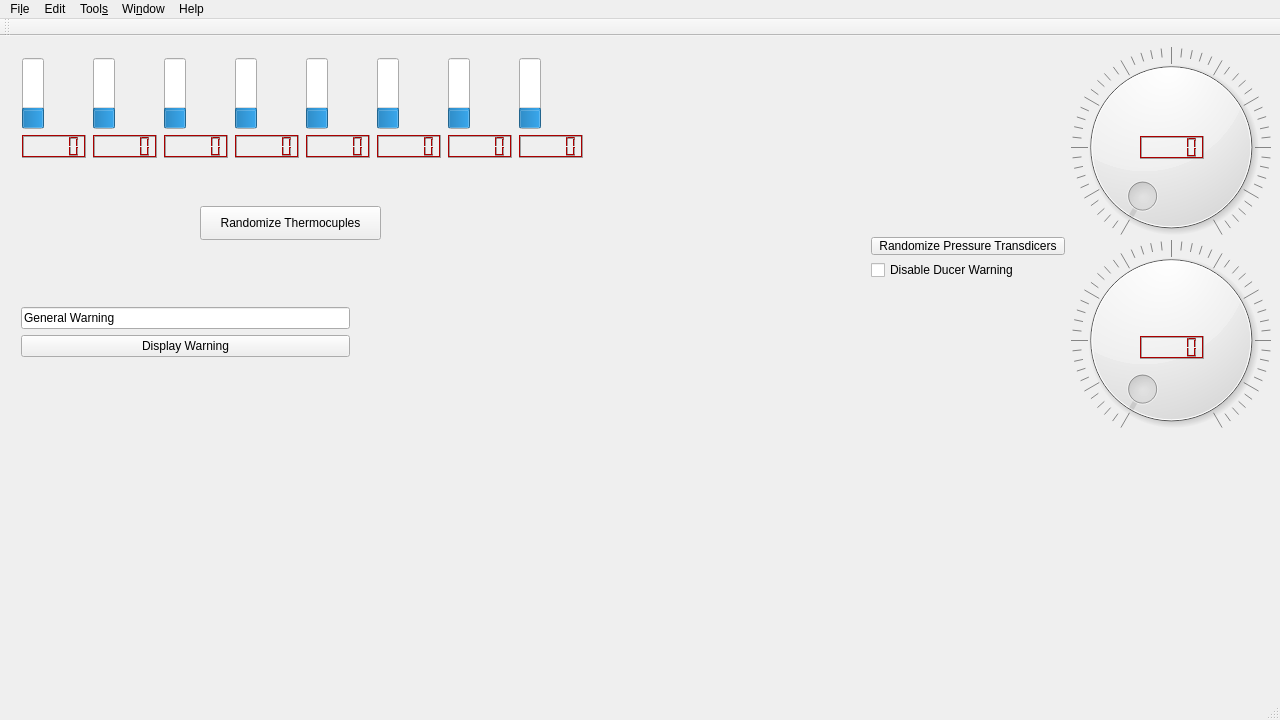
<?xml version="1.0" encoding="UTF-8"?>
<ui version="4.0">
 <class>mainwindow</class>
 <widget class="QMainWindow" name="mainwindow">
  <property name="geometry">
   <rect>
    <x>0</x>
    <y>0</y>
    <width>1280</width>
    <height>720</height>
   </rect>
  </property>
  <property name="windowTitle">
   <string>Lady Elizabeth Control Software</string>
  </property>
  <widget class="QWidget" name="centralWidget">
   <widget class="QPushButton" name="rand_thermo">
    <property name="geometry">
     <rect>
      <x>200</x>
      <y>170</y>
      <width>181</width>
      <height>34</height>
     </rect>
    </property>
    <property name="text">
     <string>Randomize Thermocuples</string>
    </property>
   </widget>
   <widget class="QWidget" name="layoutWidget">
    <property name="geometry">
     <rect>
      <x>10</x>
      <y>11</y>
      <width>588</width>
      <height>122</height>
     </rect>
    </property>
    <layout class="QGridLayout" name="thermos">
     <item row="1" column="1">
      <widget class="QLCDNumber" name="thermo2lcd">
       <property name="palette">
        <palette>
         <active>
          <colorrole role="WindowText">
           <brush brushstyle="SolidPattern">
            <color alpha="255">
             <red>170</red>
             <green>0</green>
             <blue>0</blue>
            </color>
           </brush>
          </colorrole>
          <colorrole role="Light">
           <brush brushstyle="SolidPattern">
            <color alpha="255">
             <red>170</red>
             <green>0</green>
             <blue>0</blue>
            </color>
           </brush>
          </colorrole>
          <colorrole role="Text">
           <brush brushstyle="SolidPattern">
            <color alpha="255">
             <red>255</red>
             <green>0</green>
             <blue>0</blue>
            </color>
           </brush>
          </colorrole>
          <colorrole role="ButtonText">
           <brush brushstyle="SolidPattern">
            <color alpha="255">
             <red>170</red>
             <green>0</green>
             <blue>0</blue>
            </color>
           </brush>
          </colorrole>
         </active>
         <inactive>
          <colorrole role="WindowText">
           <brush brushstyle="SolidPattern">
            <color alpha="255">
             <red>170</red>
             <green>0</green>
             <blue>0</blue>
            </color>
           </brush>
          </colorrole>
          <colorrole role="Light">
           <brush brushstyle="SolidPattern">
            <color alpha="255">
             <red>170</red>
             <green>0</green>
             <blue>0</blue>
            </color>
           </brush>
          </colorrole>
          <colorrole role="Text">
           <brush brushstyle="SolidPattern">
            <color alpha="255">
             <red>255</red>
             <green>0</green>
             <blue>0</blue>
            </color>
           </brush>
          </colorrole>
          <colorrole role="ButtonText">
           <brush brushstyle="SolidPattern">
            <color alpha="255">
             <red>170</red>
             <green>0</green>
             <blue>0</blue>
            </color>
           </brush>
          </colorrole>
         </inactive>
         <disabled>
          <colorrole role="WindowText">
           <brush brushstyle="SolidPattern">
            <color alpha="255">
             <red>56</red>
             <green>59</green>
             <blue>66</blue>
            </color>
           </brush>
          </colorrole>
          <colorrole role="Light">
           <brush brushstyle="SolidPattern">
            <color alpha="255">
             <red>170</red>
             <green>0</green>
             <blue>0</blue>
            </color>
           </brush>
          </colorrole>
          <colorrole role="Text">
           <brush brushstyle="SolidPattern">
            <color alpha="255">
             <red>48</red>
             <green>51</green>
             <blue>58</blue>
            </color>
           </brush>
          </colorrole>
          <colorrole role="ButtonText">
           <brush brushstyle="SolidPattern">
            <color alpha="255">
             <red>49</red>
             <green>54</green>
             <blue>67</blue>
            </color>
           </brush>
          </colorrole>
         </disabled>
        </palette>
       </property>
      </widget>
     </item>
     <item row="1" column="6">
      <widget class="QLCDNumber" name="thermo7lcd">
       <property name="palette">
        <palette>
         <active>
          <colorrole role="WindowText">
           <brush brushstyle="SolidPattern">
            <color alpha="255">
             <red>170</red>
             <green>0</green>
             <blue>0</blue>
            </color>
           </brush>
          </colorrole>
          <colorrole role="Light">
           <brush brushstyle="SolidPattern">
            <color alpha="255">
             <red>170</red>
             <green>0</green>
             <blue>0</blue>
            </color>
           </brush>
          </colorrole>
          <colorrole role="Text">
           <brush brushstyle="SolidPattern">
            <color alpha="255">
             <red>255</red>
             <green>0</green>
             <blue>0</blue>
            </color>
           </brush>
          </colorrole>
          <colorrole role="ButtonText">
           <brush brushstyle="SolidPattern">
            <color alpha="255">
             <red>170</red>
             <green>0</green>
             <blue>0</blue>
            </color>
           </brush>
          </colorrole>
         </active>
         <inactive>
          <colorrole role="WindowText">
           <brush brushstyle="SolidPattern">
            <color alpha="255">
             <red>170</red>
             <green>0</green>
             <blue>0</blue>
            </color>
           </brush>
          </colorrole>
          <colorrole role="Light">
           <brush brushstyle="SolidPattern">
            <color alpha="255">
             <red>170</red>
             <green>0</green>
             <blue>0</blue>
            </color>
           </brush>
          </colorrole>
          <colorrole role="Text">
           <brush brushstyle="SolidPattern">
            <color alpha="255">
             <red>255</red>
             <green>0</green>
             <blue>0</blue>
            </color>
           </brush>
          </colorrole>
          <colorrole role="ButtonText">
           <brush brushstyle="SolidPattern">
            <color alpha="255">
             <red>170</red>
             <green>0</green>
             <blue>0</blue>
            </color>
           </brush>
          </colorrole>
         </inactive>
         <disabled>
          <colorrole role="WindowText">
           <brush brushstyle="SolidPattern">
            <color alpha="255">
             <red>56</red>
             <green>59</green>
             <blue>66</blue>
            </color>
           </brush>
          </colorrole>
          <colorrole role="Light">
           <brush brushstyle="SolidPattern">
            <color alpha="255">
             <red>170</red>
             <green>0</green>
             <blue>0</blue>
            </color>
           </brush>
          </colorrole>
          <colorrole role="Text">
           <brush brushstyle="SolidPattern">
            <color alpha="255">
             <red>48</red>
             <green>51</green>
             <blue>58</blue>
            </color>
           </brush>
          </colorrole>
          <colorrole role="ButtonText">
           <brush brushstyle="SolidPattern">
            <color alpha="255">
             <red>49</red>
             <green>54</green>
             <blue>67</blue>
            </color>
           </brush>
          </colorrole>
         </disabled>
        </palette>
       </property>
      </widget>
     </item>
     <item row="1" column="3">
      <widget class="QLCDNumber" name="thermo4lcd">
       <property name="palette">
        <palette>
         <active>
          <colorrole role="WindowText">
           <brush brushstyle="SolidPattern">
            <color alpha="255">
             <red>170</red>
             <green>0</green>
             <blue>0</blue>
            </color>
           </brush>
          </colorrole>
          <colorrole role="Light">
           <brush brushstyle="SolidPattern">
            <color alpha="255">
             <red>170</red>
             <green>0</green>
             <blue>0</blue>
            </color>
           </brush>
          </colorrole>
          <colorrole role="Text">
           <brush brushstyle="SolidPattern">
            <color alpha="255">
             <red>255</red>
             <green>0</green>
             <blue>0</blue>
            </color>
           </brush>
          </colorrole>
          <colorrole role="ButtonText">
           <brush brushstyle="SolidPattern">
            <color alpha="255">
             <red>170</red>
             <green>0</green>
             <blue>0</blue>
            </color>
           </brush>
          </colorrole>
         </active>
         <inactive>
          <colorrole role="WindowText">
           <brush brushstyle="SolidPattern">
            <color alpha="255">
             <red>170</red>
             <green>0</green>
             <blue>0</blue>
            </color>
           </brush>
          </colorrole>
          <colorrole role="Light">
           <brush brushstyle="SolidPattern">
            <color alpha="255">
             <red>170</red>
             <green>0</green>
             <blue>0</blue>
            </color>
           </brush>
          </colorrole>
          <colorrole role="Text">
           <brush brushstyle="SolidPattern">
            <color alpha="255">
             <red>255</red>
             <green>0</green>
             <blue>0</blue>
            </color>
           </brush>
          </colorrole>
          <colorrole role="ButtonText">
           <brush brushstyle="SolidPattern">
            <color alpha="255">
             <red>170</red>
             <green>0</green>
             <blue>0</blue>
            </color>
           </brush>
          </colorrole>
         </inactive>
         <disabled>
          <colorrole role="WindowText">
           <brush brushstyle="SolidPattern">
            <color alpha="255">
             <red>56</red>
             <green>59</green>
             <blue>66</blue>
            </color>
           </brush>
          </colorrole>
          <colorrole role="Light">
           <brush brushstyle="SolidPattern">
            <color alpha="255">
             <red>170</red>
             <green>0</green>
             <blue>0</blue>
            </color>
           </brush>
          </colorrole>
          <colorrole role="Text">
           <brush brushstyle="SolidPattern">
            <color alpha="255">
             <red>48</red>
             <green>51</green>
             <blue>58</blue>
            </color>
           </brush>
          </colorrole>
          <colorrole role="ButtonText">
           <brush brushstyle="SolidPattern">
            <color alpha="255">
             <red>49</red>
             <green>54</green>
             <blue>67</blue>
            </color>
           </brush>
          </colorrole>
         </disabled>
        </palette>
       </property>
      </widget>
     </item>
     <item row="1" column="4">
      <widget class="QLCDNumber" name="thermo5lcd">
       <property name="palette">
        <palette>
         <active>
          <colorrole role="WindowText">
           <brush brushstyle="SolidPattern">
            <color alpha="255">
             <red>170</red>
             <green>0</green>
             <blue>0</blue>
            </color>
           </brush>
          </colorrole>
          <colorrole role="Light">
           <brush brushstyle="SolidPattern">
            <color alpha="255">
             <red>170</red>
             <green>0</green>
             <blue>0</blue>
            </color>
           </brush>
          </colorrole>
          <colorrole role="Text">
           <brush brushstyle="SolidPattern">
            <color alpha="255">
             <red>255</red>
             <green>0</green>
             <blue>0</blue>
            </color>
           </brush>
          </colorrole>
          <colorrole role="ButtonText">
           <brush brushstyle="SolidPattern">
            <color alpha="255">
             <red>170</red>
             <green>0</green>
             <blue>0</blue>
            </color>
           </brush>
          </colorrole>
         </active>
         <inactive>
          <colorrole role="WindowText">
           <brush brushstyle="SolidPattern">
            <color alpha="255">
             <red>170</red>
             <green>0</green>
             <blue>0</blue>
            </color>
           </brush>
          </colorrole>
          <colorrole role="Light">
           <brush brushstyle="SolidPattern">
            <color alpha="255">
             <red>170</red>
             <green>0</green>
             <blue>0</blue>
            </color>
           </brush>
          </colorrole>
          <colorrole role="Text">
           <brush brushstyle="SolidPattern">
            <color alpha="255">
             <red>255</red>
             <green>0</green>
             <blue>0</blue>
            </color>
           </brush>
          </colorrole>
          <colorrole role="ButtonText">
           <brush brushstyle="SolidPattern">
            <color alpha="255">
             <red>170</red>
             <green>0</green>
             <blue>0</blue>
            </color>
           </brush>
          </colorrole>
         </inactive>
         <disabled>
          <colorrole role="WindowText">
           <brush brushstyle="SolidPattern">
            <color alpha="255">
             <red>56</red>
             <green>59</green>
             <blue>66</blue>
            </color>
           </brush>
          </colorrole>
          <colorrole role="Light">
           <brush brushstyle="SolidPattern">
            <color alpha="255">
             <red>170</red>
             <green>0</green>
             <blue>0</blue>
            </color>
           </brush>
          </colorrole>
          <colorrole role="Text">
           <brush brushstyle="SolidPattern">
            <color alpha="255">
             <red>48</red>
             <green>51</green>
             <blue>58</blue>
            </color>
           </brush>
          </colorrole>
          <colorrole role="ButtonText">
           <brush brushstyle="SolidPattern">
            <color alpha="255">
             <red>49</red>
             <green>54</green>
             <blue>67</blue>
            </color>
           </brush>
          </colorrole>
         </disabled>
        </palette>
       </property>
      </widget>
     </item>
     <item row="1" column="0">
      <widget class="QLCDNumber" name="thermo1lcd">
       <property name="palette">
        <palette>
         <active>
          <colorrole role="WindowText">
           <brush brushstyle="SolidPattern">
            <color alpha="255">
             <red>170</red>
             <green>0</green>
             <blue>0</blue>
            </color>
           </brush>
          </colorrole>
          <colorrole role="Light">
           <brush brushstyle="SolidPattern">
            <color alpha="255">
             <red>170</red>
             <green>0</green>
             <blue>0</blue>
            </color>
           </brush>
          </colorrole>
          <colorrole role="Text">
           <brush brushstyle="SolidPattern">
            <color alpha="255">
             <red>255</red>
             <green>0</green>
             <blue>0</blue>
            </color>
           </brush>
          </colorrole>
          <colorrole role="ButtonText">
           <brush brushstyle="SolidPattern">
            <color alpha="255">
             <red>170</red>
             <green>0</green>
             <blue>0</blue>
            </color>
           </brush>
          </colorrole>
         </active>
         <inactive>
          <colorrole role="WindowText">
           <brush brushstyle="SolidPattern">
            <color alpha="255">
             <red>170</red>
             <green>0</green>
             <blue>0</blue>
            </color>
           </brush>
          </colorrole>
          <colorrole role="Light">
           <brush brushstyle="SolidPattern">
            <color alpha="255">
             <red>170</red>
             <green>0</green>
             <blue>0</blue>
            </color>
           </brush>
          </colorrole>
          <colorrole role="Text">
           <brush brushstyle="SolidPattern">
            <color alpha="255">
             <red>255</red>
             <green>0</green>
             <blue>0</blue>
            </color>
           </brush>
          </colorrole>
          <colorrole role="ButtonText">
           <brush brushstyle="SolidPattern">
            <color alpha="255">
             <red>170</red>
             <green>0</green>
             <blue>0</blue>
            </color>
           </brush>
          </colorrole>
         </inactive>
         <disabled>
          <colorrole role="WindowText">
           <brush brushstyle="SolidPattern">
            <color alpha="255">
             <red>56</red>
             <green>59</green>
             <blue>66</blue>
            </color>
           </brush>
          </colorrole>
          <colorrole role="Light">
           <brush brushstyle="SolidPattern">
            <color alpha="255">
             <red>170</red>
             <green>0</green>
             <blue>0</blue>
            </color>
           </brush>
          </colorrole>
          <colorrole role="Text">
           <brush brushstyle="SolidPattern">
            <color alpha="255">
             <red>48</red>
             <green>51</green>
             <blue>58</blue>
            </color>
           </brush>
          </colorrole>
          <colorrole role="ButtonText">
           <brush brushstyle="SolidPattern">
            <color alpha="255">
             <red>49</red>
             <green>54</green>
             <blue>67</blue>
            </color>
           </brush>
          </colorrole>
         </disabled>
        </palette>
       </property>
      </widget>
     </item>
     <item row="0" column="0">
      <widget class="QProgressBar" name="thermo1">
       <property name="value">
        <number>24</number>
       </property>
       <property name="alignment">
        <set>Qt::AlignBottom|Qt::AlignJustify</set>
       </property>
       <property name="textVisible">
        <bool>true</bool>
       </property>
       <property name="orientation">
        <enum>Qt::Vertical</enum>
       </property>
       <property name="invertedAppearance">
        <bool>false</bool>
       </property>
       <property name="textDirection">
        <enum>QProgressBar::BottomToTop</enum>
       </property>
       <property name="format">
        <string>%p</string>
       </property>
      </widget>
     </item>
     <item row="1" column="7">
      <widget class="QLCDNumber" name="thermo8lcd">
       <property name="palette">
        <palette>
         <active>
          <colorrole role="WindowText">
           <brush brushstyle="SolidPattern">
            <color alpha="255">
             <red>170</red>
             <green>0</green>
             <blue>0</blue>
            </color>
           </brush>
          </colorrole>
          <colorrole role="Light">
           <brush brushstyle="SolidPattern">
            <color alpha="255">
             <red>170</red>
             <green>0</green>
             <blue>0</blue>
            </color>
           </brush>
          </colorrole>
          <colorrole role="Text">
           <brush brushstyle="SolidPattern">
            <color alpha="255">
             <red>255</red>
             <green>0</green>
             <blue>0</blue>
            </color>
           </brush>
          </colorrole>
          <colorrole role="ButtonText">
           <brush brushstyle="SolidPattern">
            <color alpha="255">
             <red>170</red>
             <green>0</green>
             <blue>0</blue>
            </color>
           </brush>
          </colorrole>
         </active>
         <inactive>
          <colorrole role="WindowText">
           <brush brushstyle="SolidPattern">
            <color alpha="255">
             <red>170</red>
             <green>0</green>
             <blue>0</blue>
            </color>
           </brush>
          </colorrole>
          <colorrole role="Light">
           <brush brushstyle="SolidPattern">
            <color alpha="255">
             <red>170</red>
             <green>0</green>
             <blue>0</blue>
            </color>
           </brush>
          </colorrole>
          <colorrole role="Text">
           <brush brushstyle="SolidPattern">
            <color alpha="255">
             <red>255</red>
             <green>0</green>
             <blue>0</blue>
            </color>
           </brush>
          </colorrole>
          <colorrole role="ButtonText">
           <brush brushstyle="SolidPattern">
            <color alpha="255">
             <red>170</red>
             <green>0</green>
             <blue>0</blue>
            </color>
           </brush>
          </colorrole>
         </inactive>
         <disabled>
          <colorrole role="WindowText">
           <brush brushstyle="SolidPattern">
            <color alpha="255">
             <red>56</red>
             <green>59</green>
             <blue>66</blue>
            </color>
           </brush>
          </colorrole>
          <colorrole role="Light">
           <brush brushstyle="SolidPattern">
            <color alpha="255">
             <red>170</red>
             <green>0</green>
             <blue>0</blue>
            </color>
           </brush>
          </colorrole>
          <colorrole role="Text">
           <brush brushstyle="SolidPattern">
            <color alpha="255">
             <red>48</red>
             <green>51</green>
             <blue>58</blue>
            </color>
           </brush>
          </colorrole>
          <colorrole role="ButtonText">
           <brush brushstyle="SolidPattern">
            <color alpha="255">
             <red>49</red>
             <green>54</green>
             <blue>67</blue>
            </color>
           </brush>
          </colorrole>
         </disabled>
        </palette>
       </property>
      </widget>
     </item>
     <item row="0" column="3">
      <widget class="QProgressBar" name="thermo4">
       <property name="value">
        <number>24</number>
       </property>
       <property name="alignment">
        <set>Qt::AlignBottom|Qt::AlignJustify</set>
       </property>
       <property name="textVisible">
        <bool>true</bool>
       </property>
       <property name="orientation">
        <enum>Qt::Vertical</enum>
       </property>
       <property name="invertedAppearance">
        <bool>false</bool>
       </property>
       <property name="textDirection">
        <enum>QProgressBar::BottomToTop</enum>
       </property>
       <property name="format">
        <string>%p</string>
       </property>
      </widget>
     </item>
     <item row="0" column="2">
      <widget class="QProgressBar" name="thermo3">
       <property name="value">
        <number>24</number>
       </property>
       <property name="alignment">
        <set>Qt::AlignBottom|Qt::AlignJustify</set>
       </property>
       <property name="textVisible">
        <bool>true</bool>
       </property>
       <property name="orientation">
        <enum>Qt::Vertical</enum>
       </property>
       <property name="invertedAppearance">
        <bool>false</bool>
       </property>
       <property name="textDirection">
        <enum>QProgressBar::BottomToTop</enum>
       </property>
       <property name="format">
        <string>%p</string>
       </property>
      </widget>
     </item>
     <item row="1" column="5">
      <widget class="QLCDNumber" name="thermo6lcd">
       <property name="palette">
        <palette>
         <active>
          <colorrole role="WindowText">
           <brush brushstyle="SolidPattern">
            <color alpha="255">
             <red>170</red>
             <green>0</green>
             <blue>0</blue>
            </color>
           </brush>
          </colorrole>
          <colorrole role="Light">
           <brush brushstyle="SolidPattern">
            <color alpha="255">
             <red>170</red>
             <green>0</green>
             <blue>0</blue>
            </color>
           </brush>
          </colorrole>
          <colorrole role="Text">
           <brush brushstyle="SolidPattern">
            <color alpha="255">
             <red>255</red>
             <green>0</green>
             <blue>0</blue>
            </color>
           </brush>
          </colorrole>
          <colorrole role="ButtonText">
           <brush brushstyle="SolidPattern">
            <color alpha="255">
             <red>170</red>
             <green>0</green>
             <blue>0</blue>
            </color>
           </brush>
          </colorrole>
         </active>
         <inactive>
          <colorrole role="WindowText">
           <brush brushstyle="SolidPattern">
            <color alpha="255">
             <red>170</red>
             <green>0</green>
             <blue>0</blue>
            </color>
           </brush>
          </colorrole>
          <colorrole role="Light">
           <brush brushstyle="SolidPattern">
            <color alpha="255">
             <red>170</red>
             <green>0</green>
             <blue>0</blue>
            </color>
           </brush>
          </colorrole>
          <colorrole role="Text">
           <brush brushstyle="SolidPattern">
            <color alpha="255">
             <red>255</red>
             <green>0</green>
             <blue>0</blue>
            </color>
           </brush>
          </colorrole>
          <colorrole role="ButtonText">
           <brush brushstyle="SolidPattern">
            <color alpha="255">
             <red>170</red>
             <green>0</green>
             <blue>0</blue>
            </color>
           </brush>
          </colorrole>
         </inactive>
         <disabled>
          <colorrole role="WindowText">
           <brush brushstyle="SolidPattern">
            <color alpha="255">
             <red>56</red>
             <green>59</green>
             <blue>66</blue>
            </color>
           </brush>
          </colorrole>
          <colorrole role="Light">
           <brush brushstyle="SolidPattern">
            <color alpha="255">
             <red>170</red>
             <green>0</green>
             <blue>0</blue>
            </color>
           </brush>
          </colorrole>
          <colorrole role="Text">
           <brush brushstyle="SolidPattern">
            <color alpha="255">
             <red>48</red>
             <green>51</green>
             <blue>58</blue>
            </color>
           </brush>
          </colorrole>
          <colorrole role="ButtonText">
           <brush brushstyle="SolidPattern">
            <color alpha="255">
             <red>49</red>
             <green>54</green>
             <blue>67</blue>
            </color>
           </brush>
          </colorrole>
         </disabled>
        </palette>
       </property>
      </widget>
     </item>
     <item row="1" column="2">
      <widget class="QLCDNumber" name="thermo3lcd">
       <property name="palette">
        <palette>
         <active>
          <colorrole role="WindowText">
           <brush brushstyle="SolidPattern">
            <color alpha="255">
             <red>170</red>
             <green>0</green>
             <blue>0</blue>
            </color>
           </brush>
          </colorrole>
          <colorrole role="Light">
           <brush brushstyle="SolidPattern">
            <color alpha="255">
             <red>170</red>
             <green>0</green>
             <blue>0</blue>
            </color>
           </brush>
          </colorrole>
          <colorrole role="Text">
           <brush brushstyle="SolidPattern">
            <color alpha="255">
             <red>255</red>
             <green>0</green>
             <blue>0</blue>
            </color>
           </brush>
          </colorrole>
          <colorrole role="ButtonText">
           <brush brushstyle="SolidPattern">
            <color alpha="255">
             <red>170</red>
             <green>0</green>
             <blue>0</blue>
            </color>
           </brush>
          </colorrole>
         </active>
         <inactive>
          <colorrole role="WindowText">
           <brush brushstyle="SolidPattern">
            <color alpha="255">
             <red>170</red>
             <green>0</green>
             <blue>0</blue>
            </color>
           </brush>
          </colorrole>
          <colorrole role="Light">
           <brush brushstyle="SolidPattern">
            <color alpha="255">
             <red>170</red>
             <green>0</green>
             <blue>0</blue>
            </color>
           </brush>
          </colorrole>
          <colorrole role="Text">
           <brush brushstyle="SolidPattern">
            <color alpha="255">
             <red>255</red>
             <green>0</green>
             <blue>0</blue>
            </color>
           </brush>
          </colorrole>
          <colorrole role="ButtonText">
           <brush brushstyle="SolidPattern">
            <color alpha="255">
             <red>170</red>
             <green>0</green>
             <blue>0</blue>
            </color>
           </brush>
          </colorrole>
         </inactive>
         <disabled>
          <colorrole role="WindowText">
           <brush brushstyle="SolidPattern">
            <color alpha="255">
             <red>56</red>
             <green>59</green>
             <blue>66</blue>
            </color>
           </brush>
          </colorrole>
          <colorrole role="Light">
           <brush brushstyle="SolidPattern">
            <color alpha="255">
             <red>170</red>
             <green>0</green>
             <blue>0</blue>
            </color>
           </brush>
          </colorrole>
          <colorrole role="Text">
           <brush brushstyle="SolidPattern">
            <color alpha="255">
             <red>48</red>
             <green>51</green>
             <blue>58</blue>
            </color>
           </brush>
          </colorrole>
          <colorrole role="ButtonText">
           <brush brushstyle="SolidPattern">
            <color alpha="255">
             <red>49</red>
             <green>54</green>
             <blue>67</blue>
            </color>
           </brush>
          </colorrole>
         </disabled>
        </palette>
       </property>
      </widget>
     </item>
     <item row="0" column="7">
      <widget class="QProgressBar" name="thermo8">
       <property name="value">
        <number>24</number>
       </property>
       <property name="alignment">
        <set>Qt::AlignBottom|Qt::AlignJustify</set>
       </property>
       <property name="textVisible">
        <bool>true</bool>
       </property>
       <property name="orientation">
        <enum>Qt::Vertical</enum>
       </property>
       <property name="invertedAppearance">
        <bool>false</bool>
       </property>
       <property name="textDirection">
        <enum>QProgressBar::BottomToTop</enum>
       </property>
       <property name="format">
        <string>%p</string>
       </property>
      </widget>
     </item>
     <item row="0" column="5">
      <widget class="QProgressBar" name="thermo6">
       <property name="value">
        <number>24</number>
       </property>
       <property name="alignment">
        <set>Qt::AlignBottom|Qt::AlignJustify</set>
       </property>
       <property name="textVisible">
        <bool>true</bool>
       </property>
       <property name="orientation">
        <enum>Qt::Vertical</enum>
       </property>
       <property name="invertedAppearance">
        <bool>false</bool>
       </property>
       <property name="textDirection">
        <enum>QProgressBar::BottomToTop</enum>
       </property>
       <property name="format">
        <string>%p</string>
       </property>
      </widget>
     </item>
     <item row="0" column="6">
      <widget class="QProgressBar" name="thermo7">
       <property name="value">
        <number>24</number>
       </property>
       <property name="alignment">
        <set>Qt::AlignBottom|Qt::AlignJustify</set>
       </property>
       <property name="textVisible">
        <bool>true</bool>
       </property>
       <property name="orientation">
        <enum>Qt::Vertical</enum>
       </property>
       <property name="invertedAppearance">
        <bool>false</bool>
       </property>
       <property name="textDirection">
        <enum>QProgressBar::BottomToTop</enum>
       </property>
       <property name="format">
        <string>%p</string>
       </property>
      </widget>
     </item>
     <item row="0" column="4">
      <widget class="QProgressBar" name="thermo5">
       <property name="value">
        <number>24</number>
       </property>
       <property name="alignment">
        <set>Qt::AlignBottom|Qt::AlignJustify</set>
       </property>
       <property name="textVisible">
        <bool>true</bool>
       </property>
       <property name="orientation">
        <enum>Qt::Vertical</enum>
       </property>
       <property name="invertedAppearance">
        <bool>false</bool>
       </property>
       <property name="textDirection">
        <enum>QProgressBar::BottomToTop</enum>
       </property>
       <property name="format">
        <string>%p</string>
       </property>
      </widget>
     </item>
     <item row="0" column="1">
      <widget class="QProgressBar" name="thermo2">
       <property name="value">
        <number>24</number>
       </property>
       <property name="alignment">
        <set>Qt::AlignBottom|Qt::AlignJustify</set>
       </property>
       <property name="textVisible">
        <bool>true</bool>
       </property>
       <property name="orientation">
        <enum>Qt::Vertical</enum>
       </property>
       <property name="invertedAppearance">
        <bool>false</bool>
       </property>
       <property name="textDirection">
        <enum>QProgressBar::BottomToTop</enum>
       </property>
       <property name="format">
        <string>%p</string>
       </property>
      </widget>
     </item>
    </layout>
   </widget>
   <widget class="QWidget" name="layoutWidget">
    <property name="geometry">
     <rect>
      <x>10</x>
      <y>260</y>
      <width>351</width>
      <height>74</height>
     </rect>
    </property>
    <layout class="QVBoxLayout" name="verticalLayout">
     <item>
      <widget class="QLineEdit" name="warningtext">
       <property name="text">
        <string>General Warning</string>
       </property>
      </widget>
     </item>
     <item>
      <widget class="QPushButton" name="displaywarning">
       <property name="text">
        <string>Display Warning</string>
       </property>
      </widget>
     </item>
    </layout>
   </widget>
   <widget class="QDial" name="ducer1">
    <property name="geometry">
     <rect>
      <x>1071</x>
      <y>11</y>
      <width>200</width>
      <height>200</height>
     </rect>
    </property>
    <property name="tracking">
     <bool>false</bool>
    </property>
    <property name="notchesVisible">
     <bool>true</bool>
    </property>
   </widget>
   <widget class="QDial" name="ducer2">
    <property name="geometry">
     <rect>
      <x>1071</x>
      <y>204</y>
      <width>200</width>
      <height>200</height>
     </rect>
    </property>
    <property name="accessibleName">
     <string notr="true"/>
    </property>
    <property name="tracking">
     <bool>false</bool>
    </property>
    <property name="notchesVisible">
     <bool>true</bool>
    </property>
   </widget>
   <widget class="QLCDNumber" name="ducer1lcd">
    <property name="geometry">
     <rect>
      <x>1140</x>
      <y>100</y>
      <width>64</width>
      <height>23</height>
     </rect>
    </property>
    <property name="palette">
     <palette>
      <active>
       <colorrole role="WindowText">
        <brush brushstyle="SolidPattern">
         <color alpha="255">
          <red>170</red>
          <green>0</green>
          <blue>0</blue>
         </color>
        </brush>
       </colorrole>
       <colorrole role="Light">
        <brush brushstyle="SolidPattern">
         <color alpha="255">
          <red>170</red>
          <green>0</green>
          <blue>0</blue>
         </color>
        </brush>
       </colorrole>
       <colorrole role="Text">
        <brush brushstyle="SolidPattern">
         <color alpha="255">
          <red>255</red>
          <green>0</green>
          <blue>0</blue>
         </color>
        </brush>
       </colorrole>
       <colorrole role="ButtonText">
        <brush brushstyle="SolidPattern">
         <color alpha="255">
          <red>170</red>
          <green>0</green>
          <blue>0</blue>
         </color>
        </brush>
       </colorrole>
      </active>
      <inactive>
       <colorrole role="WindowText">
        <brush brushstyle="SolidPattern">
         <color alpha="255">
          <red>170</red>
          <green>0</green>
          <blue>0</blue>
         </color>
        </brush>
       </colorrole>
       <colorrole role="Light">
        <brush brushstyle="SolidPattern">
         <color alpha="255">
          <red>170</red>
          <green>0</green>
          <blue>0</blue>
         </color>
        </brush>
       </colorrole>
       <colorrole role="Text">
        <brush brushstyle="SolidPattern">
         <color alpha="255">
          <red>255</red>
          <green>0</green>
          <blue>0</blue>
         </color>
        </brush>
       </colorrole>
       <colorrole role="ButtonText">
        <brush brushstyle="SolidPattern">
         <color alpha="255">
          <red>170</red>
          <green>0</green>
          <blue>0</blue>
         </color>
        </brush>
       </colorrole>
      </inactive>
      <disabled>
       <colorrole role="WindowText">
        <brush brushstyle="SolidPattern">
         <color alpha="255">
          <red>56</red>
          <green>59</green>
          <blue>66</blue>
         </color>
        </brush>
       </colorrole>
       <colorrole role="Light">
        <brush brushstyle="SolidPattern">
         <color alpha="255">
          <red>170</red>
          <green>0</green>
          <blue>0</blue>
         </color>
        </brush>
       </colorrole>
       <colorrole role="Text">
        <brush brushstyle="SolidPattern">
         <color alpha="255">
          <red>48</red>
          <green>51</green>
          <blue>58</blue>
         </color>
        </brush>
       </colorrole>
       <colorrole role="ButtonText">
        <brush brushstyle="SolidPattern">
         <color alpha="255">
          <red>49</red>
          <green>54</green>
          <blue>67</blue>
         </color>
        </brush>
       </colorrole>
      </disabled>
     </palette>
    </property>
   </widget>
   <widget class="QLCDNumber" name="ducer2lcd">
    <property name="geometry">
     <rect>
      <x>1140</x>
      <y>300</y>
      <width>64</width>
      <height>23</height>
     </rect>
    </property>
    <property name="palette">
     <palette>
      <active>
       <colorrole role="WindowText">
        <brush brushstyle="SolidPattern">
         <color alpha="255">
          <red>170</red>
          <green>0</green>
          <blue>0</blue>
         </color>
        </brush>
       </colorrole>
       <colorrole role="Light">
        <brush brushstyle="SolidPattern">
         <color alpha="255">
          <red>170</red>
          <green>0</green>
          <blue>0</blue>
         </color>
        </brush>
       </colorrole>
       <colorrole role="Text">
        <brush brushstyle="SolidPattern">
         <color alpha="255">
          <red>255</red>
          <green>0</green>
          <blue>0</blue>
         </color>
        </brush>
       </colorrole>
       <colorrole role="ButtonText">
        <brush brushstyle="SolidPattern">
         <color alpha="255">
          <red>170</red>
          <green>0</green>
          <blue>0</blue>
         </color>
        </brush>
       </colorrole>
      </active>
      <inactive>
       <colorrole role="WindowText">
        <brush brushstyle="SolidPattern">
         <color alpha="255">
          <red>170</red>
          <green>0</green>
          <blue>0</blue>
         </color>
        </brush>
       </colorrole>
       <colorrole role="Light">
        <brush brushstyle="SolidPattern">
         <color alpha="255">
          <red>170</red>
          <green>0</green>
          <blue>0</blue>
         </color>
        </brush>
       </colorrole>
       <colorrole role="Text">
        <brush brushstyle="SolidPattern">
         <color alpha="255">
          <red>255</red>
          <green>0</green>
          <blue>0</blue>
         </color>
        </brush>
       </colorrole>
       <colorrole role="ButtonText">
        <brush brushstyle="SolidPattern">
         <color alpha="255">
          <red>170</red>
          <green>0</green>
          <blue>0</blue>
         </color>
        </brush>
       </colorrole>
      </inactive>
      <disabled>
       <colorrole role="WindowText">
        <brush brushstyle="SolidPattern">
         <color alpha="255">
          <red>56</red>
          <green>59</green>
          <blue>66</blue>
         </color>
        </brush>
       </colorrole>
       <colorrole role="Light">
        <brush brushstyle="SolidPattern">
         <color alpha="255">
          <red>170</red>
          <green>0</green>
          <blue>0</blue>
         </color>
        </brush>
       </colorrole>
       <colorrole role="Text">
        <brush brushstyle="SolidPattern">
         <color alpha="255">
          <red>48</red>
          <green>51</green>
          <blue>58</blue>
         </color>
        </brush>
       </colorrole>
       <colorrole role="ButtonText">
        <brush brushstyle="SolidPattern">
         <color alpha="255">
          <red>49</red>
          <green>54</green>
          <blue>67</blue>
         </color>
        </brush>
       </colorrole>
      </disabled>
     </palette>
    </property>
   </widget>
   <widget class="QWidget" name="">
    <property name="geometry">
     <rect>
      <x>860</x>
      <y>190</y>
      <width>216</width>
      <height>64</height>
     </rect>
    </property>
    <layout class="QVBoxLayout" name="verticalLayout_2">
     <item>
      <widget class="QPushButton" name="rand_pres">
       <property name="text">
        <string>Randomize Pressure Transdicers</string>
       </property>
      </widget>
     </item>
     <item>
      <widget class="QCheckBox" name="checkBox">
       <property name="text">
        <string>Disable Ducer Warning</string>
       </property>
      </widget>
     </item>
    </layout>
   </widget>
  </widget>
  <widget class="QMenuBar" name="menuBar">
   <property name="geometry">
    <rect>
     <x>0</x>
     <y>0</y>
     <width>1280</width>
     <height>30</height>
    </rect>
   </property>
   <widget class="QMenu" name="menuFile">
    <property name="title">
     <string>Fi&amp;le</string>
    </property>
    <addaction name="actionExit"/>
   </widget>
   <widget class="QMenu" name="menuEdit">
    <property name="title">
     <string>Edit</string>
    </property>
   </widget>
   <widget class="QMenu" name="menuTools">
    <property name="title">
     <string>Tool&amp;s</string>
    </property>
   </widget>
   <widget class="QMenu" name="menuWindow">
    <property name="title">
     <string>Wi&amp;ndow</string>
    </property>
    <addaction name="actionFullscreen"/>
    <addaction name="actionMinimize"/>
   </widget>
   <widget class="QMenu" name="menuHelp">
    <property name="title">
     <string>Help</string>
    </property>
    <addaction name="actionAbout"/>
   </widget>
   <addaction name="menuFile"/>
   <addaction name="menuEdit"/>
   <addaction name="menuTools"/>
   <addaction name="menuWindow"/>
   <addaction name="menuHelp"/>
  </widget>
  <widget class="QToolBar" name="mainToolBar">
   <attribute name="toolBarArea">
    <enum>TopToolBarArea</enum>
   </attribute>
   <attribute name="toolBarBreak">
    <bool>false</bool>
   </attribute>
  </widget>
  <widget class="QStatusBar" name="statusBar"/>
  <action name="actionExit">
   <property name="text">
    <string>&amp;Exit</string>
   </property>
  </action>
  <action name="actionAbout">
   <property name="text">
    <string>&amp;About</string>
   </property>
  </action>
  <action name="actionFullscreen">
   <property name="text">
    <string>Fullscreen</string>
   </property>
  </action>
  <action name="actionMinimize">
   <property name="text">
    <string>Minimize</string>
   </property>
  </action>
 </widget>
 <layoutdefault spacing="6" margin="11"/>
 <resources/>
 <connections>
  <connection>
   <sender>actionExit</sender>
   <signal>triggered()</signal>
   <receiver>mainwindow</receiver>
   <slot>close()</slot>
   <hints>
    <hint type="sourcelabel">
     <x>-1</x>
     <y>-1</y>
    </hint>
    <hint type="destinationlabel">
     <x>639</x>
     <y>359</y>
    </hint>
   </hints>
  </connection>
  <connection>
   <sender>actionFullscreen</sender>
   <signal>triggered()</signal>
   <receiver>mainwindow</receiver>
   <slot>showFullScreen()</slot>
   <hints>
    <hint type="sourcelabel">
     <x>-1</x>
     <y>-1</y>
    </hint>
    <hint type="destinationlabel">
     <x>639</x>
     <y>359</y>
    </hint>
   </hints>
  </connection>
  <connection>
   <sender>actionMinimize</sender>
   <signal>triggered()</signal>
   <receiver>mainwindow</receiver>
   <slot>hide()</slot>
   <hints>
    <hint type="sourcelabel">
     <x>-1</x>
     <y>-1</y>
    </hint>
    <hint type="destinationlabel">
     <x>639</x>
     <y>359</y>
    </hint>
   </hints>
  </connection>
 </connections>
</ui>
